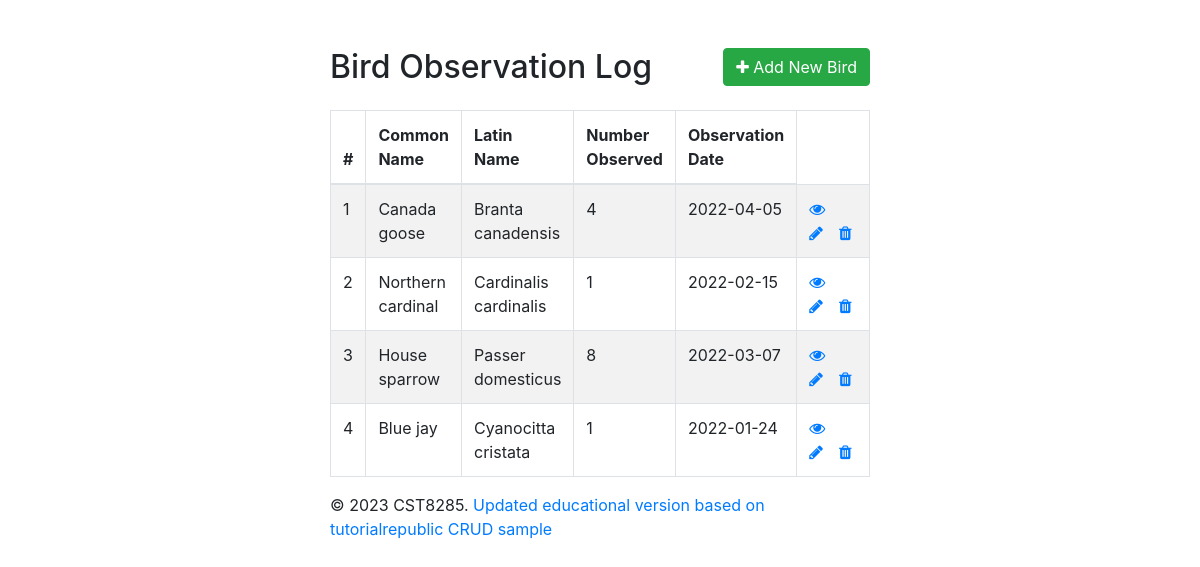
The page / on the database its author committed.
### tables this page shows
CREATE TABLE IF NOT EXISTS local_birds (
  bird_id         int(11)       NOT NULL AUTO_INCREMENT,
  common_name     varchar(45)   NOT NULL,
  latin_name      varchar(45)   NOT NULL,
  number_of_birds int(11)       NOT NULL,      
  date_observed   date          NOT NULL,
  img             varchar(200)  NULL,
  PRIMARY KEY (bird_id)
);

### dao/abstractDAO.php (called while the page is built, shortened)
<?php
class abstractDAO {
    protected static $DB_HOST = "localhost";
    protected static $DB_PORT = 3306;
    protected static $DB_USERNAME = "appuser";
    protected static $DB_PASSWORD = "password";
    protected static $DB_DATABASE = "birdwatching";
    function __construct() {
        try{
            $this->mysqli = new mysqli(self::$DB_HOST, self::$DB_USERNAME,
                self::$DB_PASSWORD, self::$DB_DATABASE, self::$DB_PORT);
        }catch(mysqli_sql_exception $e){
            throw $e;
        }
    }
}
?>

### dao/birdDAO.php (called while the page is built, shortened)
<?php
require_once('abstractDAO.php');
require_once('./model/bird.php');
class birdDAO extends abstractDAO {
    public function getBirds() {
        $result = $this->mysqli->query('SELECT * FROM local_birds');
        $birds = Array();
        if($result->num_rows >= 1) {
            while($row = $result->fetch_assoc()) {
                $bird = new Bird($row['bird_id'], $row['common_name'], $row['latin_name'], $row['number_of_birds'], $row['date_observed'], $row['img']);
                $birds[] = $bird;
            }
            return $birds;
        }
        return false;
    }
}
?>

### model/bird.php (called while the page is built, shortened)
<?php
	class Bird{
		private $bird_id;
		private $common_name;
		private $latin_name;
		private $number_of_birds;
		private $date_observed;
		public function getId() {
			return $this->bird_id;
		}
		public function setId($new_id) {
			$this->bird_id = $new_id;
		}
		public function getCommonName() {
			return $this->common_name;
		}
		public function setCommonName($c_name) {
			$this->common_name = $c_name;
		}
		public function getLatinName() {
			return $this->latin_name;
		}
		public function setLatinName($l_name) {
			$this->latin_name = $l_name;
		}
		public function getNumberOfBirds(){
			return $this->number_of_birds;
		}
		public function setNumberOfBirds($new_num) {
			$this->number_of_birds = $new_num;
		}
		public function getDateObserved() {
			return $this->date_observed;
		}
		public function setDateObserved($new_date) {
			$this->date_observed = $new_date;
		}
	}
?>

### index.php (the view, shortened to what this page needs)
<?php require_once('./dao/birdDAO.php'); ?>
<!DOCTYPE html>
<html lang="en">
<head>
    <link rel="stylesheet" href="https://stackpath.bootstrapcdn.com/bootstrap/4.5.2/css/bootstrap.min.css">
    <link rel="stylesheet" href="https://maxcdn.bootstrapcdn.com/font-awesome/4.7.0/css/font-awesome.min.css">
</head>
<body>
    <div class="wrapper">
        <div class="container-fluid">
            <div class="bird">
                <div class="col-md-12">
                    <div class="mt-5 mb-3 clearfix">
                        <h2 class="pull-left">Bird Observation Log</h2>
                        <a href="create.php" class="btn btn-success pull-right"><i class="fa fa-plus"></i> Add New Bird </a>
                    </div>
                    <?php
                        $birdDAO = new birdDAO();
                        $birds = $birdDAO->getBirds();
                        if($birds) {
                            echo '<table class="table table-bordered table-striped">';
                                echo "<thead>";
                                    echo "<tr>";
                                        echo "<th>#</th>";
                                        echo "<th>Common Name</th>";
                                        echo "<th>Latin Name</th>";
                                        echo "<th>Number Observed</th>";
                                        echo "<th>Observation Date</th>";
                                    echo "</tr>";
                                echo "</thead>";
                                echo "<tbody>";
                                foreach($birds as $bird) {
                                    echo "<tr>";
                                        echo "<td>" . $bird->getId(). "</td>";
                                        echo "<td>" . $bird->getCommonName() . "</td>";
                                        echo "<td>" . $bird->getLatinName() . "</td>";
                                        echo "<td>" . $bird->getNumberOfBirds() . "</td>";
                                        echo "<td>" . $bird->getDateObserved() . "</td>";
                                        echo "<td>";
                                            echo '<a href="read.php?bird_id='. $bird->getId() .'" class="mr-3" title="View Record" data-toggle="tooltip"><span class="fa fa-eye"></span></a>';
                                            echo '<a href="update.php?bird_id='. $bird->getId() .'" class="mr-3" title="Update Record" data-toggle="tooltip"><span class="fa fa-pencil"></span></a>';
                                            echo '<a href="delete.php?bird_id='. $bird->getId() .'" title="Delete Record" data-toggle="tooltip"><span class="fa fa-trash"></span></a>';
                                        echo "</td>";
                                    echo "</tr>";
                                }
                                echo "</tbody>";
                            echo "</table>";
                        } else{
                            echo '<div class="alert alert-danger"><em>No records were found.</em></div>';
                        }
                    include 'footer.php';
                    ?>
                </div>
            </div>
        </div>
    </div>
</body>
</html>

### footer.php
<footer>
    <p>&copy; <?php echo date("Y");?>  CST8285.
    <a href = "https://www.tutorialrepublic.com/php-tutorial/php-mysql-crud-application.php">
        Updated educational version based on tutorialrepublic CRUD sample
        </a>
    </p>
</footer>

### index.php (style rules this page uses)
.wrapper { width: 600px; margin: 0 auto; }
table tr td:last-child { width: 120px; }

### rows shown on the page
local_birds: bird_id "1", common_name "Canada goose", latin_name "Branta canadensis", number_of_birds "4", date_observed "2022-04-05"
local_birds: bird_id "2", common_name "Northern cardinal", latin_name "Cardinalis cardinalis", number_of_birds "1", date_observed "2022-02-15"
local_birds: bird_id "3", common_name "House sparrow", latin_name "Passer domesticus", number_of_birds "8", date_observed "2022-03-07"
local_birds: bird_id "4", common_name "Blue jay", latin_name "Cyanocitta cristata", number_of_birds "1", date_observed "2022-01-24"
